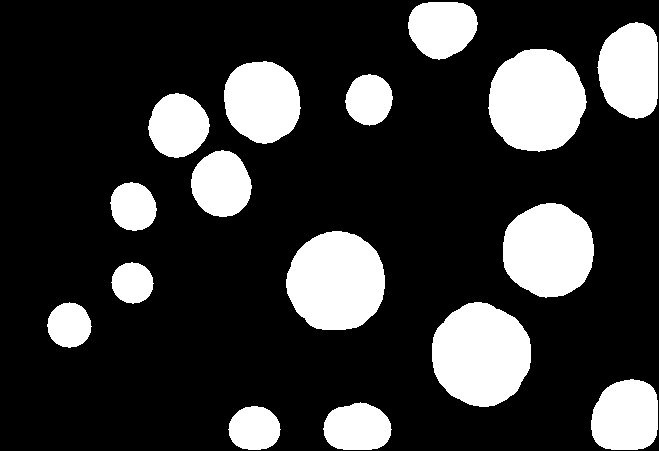
//> input picture imageProcessing/morphology/cell-c.png, 659 x 451 px
$ ./labeling-color cell-c.png difference.png difference.png   (built with g++ and OpenCV 4)
//> lines starting //> are read from the running program, lines starting //| are printed output that depends on the picture; after the words box and inside, x2 and y2 are one past the last pixel; in counts of white or black regions, pixels touching at a corner belong together
#include <iostream>
#include <cstdlib>

#include <opencv2/opencv.hpp>

using namespace cv;
using namespace std;

int
_find(int p, int* roots)
{
	while(roots[p] != p)
		p = roots[p];
	return p;
}

int
_union(int r0, int r1, int* roots)
{
	if(r0 == r1) return r0;
	if(r0 == -1) return r1;
	if(r1 == -1) return r0;
	if(r0 <	r1){
		roots[r1] = r0;
		return r0;
	}else{
		roots[r0]=r1;
		return r1;
	}
}

int
_add(int p, int r, int* roots)
{
	if(r==-1)
		roots[p]=p;
	else
		roots[p]=r;
	return roots[p];
}

void
process(const char* imsname, const char* regname, const char* colorname)
{
//> called with imsname = "cell-c.png", regname = "difference.png", colorname = "difference.png"
	Mat ims = imread(imsname,0);
//> ims: 451 rows x 659 cols, CV_8UC1; 21.7% white; 16 white regions, largest, box (x1, y1, x2, y2) and area: (432, 302, 531, 407) 8027, (488, 49, 587, 152) 7905, (286, 231, 385, 330) 7738
	if(!ims.data){
		cerr<<"Image not found, exit"<<endl;
		exit(EXIT_FAILURE);
  }

	//cvtColor(ims, ims, CV_BGR2GRAY);
	Mat imd_eq=ims.clone();
	equalizeHist(ims,imd_eq);

	threshold(imd_eq,imd_eq, 173, 255, 1);
	threshold(imd_eq,imd_eq, 0, 255, 1);

	Mat img_label_gray=imd_eq.clone();

	imwrite("cell-r.png",imd_eq);

	imwrite(regname,ims);
	imwrite(colorname,ims);

	int* roots = new int[ims.total()];
	int rows = ims.rows;
//> rows = 451
	int cols = ims.cols;
//> cols = 659
	int p = 0;
	int r = -1;
	uchar* ps = ims.data;

	for(int i=0; i<rows; i++){
		for(int j=0; j<cols; j++){
			r = -1;

			if( j>0 && (*(ps-1)==(*ps)) )
				r = _union( _find(p-1, roots), r, roots);

			if( (i>0 && j>0) && (*(ps-1-cols)==(*ps)) )
				r = _union( _find(p-1-cols, roots), r, roots);

			if( i>0 && (*(ps-cols) == (*ps)) )
				r = _union(_find(p-cols, roots), r, roots);

			if( (j<(cols-1) && i>0) && (*(ps+1-cols)==(*ps)) )
				r = _union(_find(p+1-cols, roots), r, roots);

			r = _add(p, r, roots);

			p++;
			ps++;
		}
	}
//> this loop made 451 passes
//> p on passes 1 to 3: 659, 1318, 1977
//> after the loop, r = 0; p = 297209

	for(p=0; p<rows*cols; p++){
		roots[p] = _find(p, roots);
	}

	int l=0;
	for(int i=0; i<rows; i++){
		for(int j=0; j<cols; j++){
			int p = i*cols+j;
			if(roots[p]==p)
				roots[p] = l++;
			else
				roots[p] = roots[roots[p]];
			img_label_gray.at<uchar>(i,j)=roots[p];
		}
	}
//> this loop made 451 passes
//> l on passes 1 to 3: 1, 1, 2
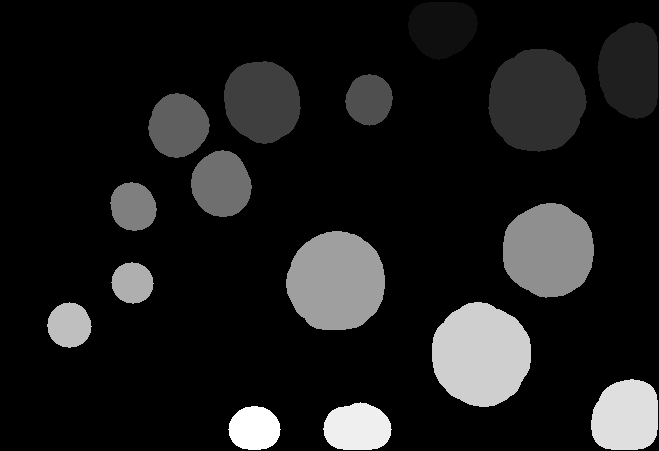
//> img_label_gray: 451 rows x 659 cols, CV_8UC1; min 0, max 16, mean 1.75; drawn with min black and max white
//> after the loop, l = 17; p = 297209

  Mat color_panel_r = Mat::zeros(1,l, CV_8UC1);
//> color_panel_r = 17 values from 0 to 0
	Mat color_panel_g = Mat::zeros(1,l, CV_8UC1);
//> color_panel_g = 17 values from 0 to 0
	Mat color_panel_b = Mat::zeros(1,l, CV_8UC1);
//> color_panel_b = 17 values from 0 to 0

	for(int u=0;u<l;u++)
	{
		int r = rand()%256;
		int g = rand()%256;
		int b = rand()%256;

  	color_panel_r.at<uchar>(0,u) = r;
		color_panel_g.at<uchar>(0,u) = g;
		color_panel_b.at<uchar>(0,u) = b;
  }
//> this loop made 17 passes

	//cout<<"labeling: "<< l << " components detected"<<endl;

	imshow("Image en niveau de gris",img_label_gray);
	Mat image_label_gray_eq=img_label_gray.clone();

	equalizeHist(image_label_gray_eq,image_label_gray_eq);

	imshow("Image en niveau de gris",image_label_gray_eq);
	imwrite(regname,image_label_gray_eq);
	Mat image_label_color=img_label_gray.clone();
	cvtColor(image_label_color, image_label_color, CV_GRAY2BGR);

	Vec3b color;

	for ( int j = 0; j < image_label_color.rows; ++j)
  {
    for ( int i = 0; i < image_label_color.cols; ++i)
      {
			color = image_label_color.at<Vec3b>(j,i);

			if(color != Vec3b(0,0,0))
			{
			  image_label_color.at<Vec3b>(j,i) = Vec3b((int)color_panel_b.at<uchar>(0,color.val[0]),(int)color_panel_g.at<uchar>(0,color.val[0]),(int)color_panel_r.at<uchar>(0,color.val[0]));
			}
		}
	}
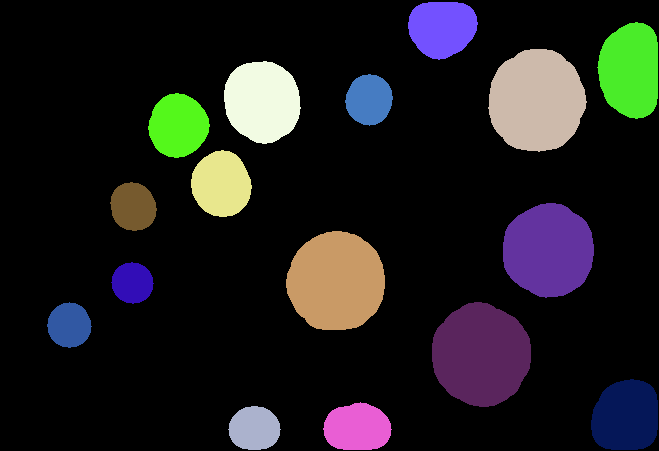
//> image_label_color: 451 rows x 659 cols, CV_8UC3; mean B, G, R 29.8, 29, 29.9

	imshow("Image en couleur",image_label_color);
	waitKey(0);

	delete [] roots;
	waitKey(0);
}

void
usage (const char *s)
{
	std::cerr<<"Usage: "<<s<<" ims regname colorname"<<std::endl;
	exit(EXIT_FAILURE);
}

#define param 3
int
main( int argc, char* argv[] )
{
	if(argc != (param+1))
		usage(argv[0]);
	process(argv[1],argv[2],argv[3]);
	return EXIT_SUCCESS;
}

$ run again, on imageProcessing/morphology/gear-res-color.png
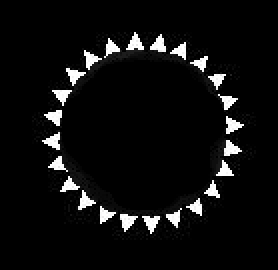
//> input picture imageProcessing/morphology/gear-res-color.png, 139 x 135 px (shown 2 times larger)
//> in process, ims is the input picture: 135 rows x 139 cols, CV_8UC1; min 0, max 255, mean 13.5
//> in process, `threshold(imd_eq,imd_eq, 173, 255, 1);`:
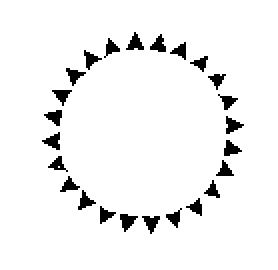
//> imd_eq: 135 rows x 139 cols, CV_8UC1 (shown 2 times larger); 95.1% white; 24 black regions, largest, box (x1, y1, x2, y2) and area: (60, 107, 69, 116) 45, (63, 16, 72, 25) 43, (113, 58, 122, 67) 43
//> the loop in process, `for(int i=0; i<rows; i++)` made 135 passes
//> p on passes 1 to 8: 139, 278, 417, 556, 695, 834, 973, 1112
//> after the loop in process, `for(int i=0; i<rows; i++)`: r = 0; p = 18765
//> the loop in process, `for(int i=0; i<rows; i++)` made 135 passes
//> l on passes 1 to 8: 1, 1, 1, 1, 1, 1, 1, 1
//> after the loop in process, `for(int i=0; i<rows; i++)`: l = 1840; p = 18765
//> in process, `Mat color_panel_r = Mat::zeros(1,l, CV_8UC1);`: color_panel_r = 1840 values from 0 to 0
//> after the loop in process, `for(int u=0;u<l;u++)`: color_panel_r = 1840 values, max 255 at index 205, min 0 at index 217, mean 127.5; color_panel_g = 1840 values, max 255 at index 398, min 0 at index 186, mean 125.5; color_panel_b = 1840 values, max 255 at index 1, min 0 at index 43, mean 125.6
//> image_label_gray_eq: 135 rows x 139 cols, CV_8UC1; min 0, max 255, mean 19.9
//> after the loop in process, `for ( int j = 0; j < image_label_color.rows; ++j)`:
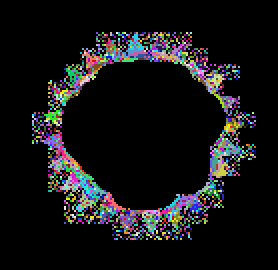
//> image_label_color: 135 rows x 139 cols, CV_8UC3 (shown 2 times larger); mean B, G, R 21.4, 20.3, 20.5

$ run again, on imageProcessing/morphology/gear-res.png
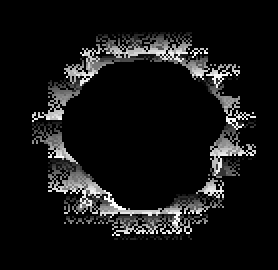
//> input picture imageProcessing/morphology/gear-res.png, 139 x 135 px (shown 2 times larger)
//> in process, ims is the input picture: 135 rows x 139 cols, CV_8UC1; min 0, max 255, mean 19.9
//> in process, `threshold(imd_eq,imd_eq, 173, 255, 1);`:
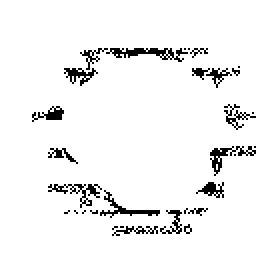
//> imd_eq: 135 rows x 139 cols, CV_8UC1 (shown 2 times larger); 95% white; black in thin lines or dots, all inside (x1, y1, x2, y2) = (16, 24, 128, 118)
//> the loop in process, `for(int i=0; i<rows; i++)` made 135 passes
//> p on passes 1 to 8: 139, 278, 417, 556, 695, 834, 973, 1112
//> after the loop in process, `for(int i=0; i<rows; i++)`: r = 0; p = 18765
//> the loop in process, `for(int i=0; i<rows; i++)` made 135 passes
//> l on passes 1 to 8: 1, 1, 1, 1, 1, 1, 1, 1
//> after the loop in process, `for(int i=0; i<rows; i++)`: l = 1657; p = 18765
//> in process, `Mat color_panel_r = Mat::zeros(1,l, CV_8UC1);`: color_panel_r = 1657 values from 0 to 0
//> after the loop in process, `for(int u=0;u<l;u++)`: color_panel_r = 1657 values, max 255 at index 205, min 0 at index 217, mean 126.7; color_panel_g = 1657 values, max 255 at index 398, min 0 at index 186, mean 125.1; color_panel_b = 1657 values, max 255 at index 1, min 0 at index 43, mean 127
//> image_label_gray_eq: 135 rows x 139 cols, CV_8UC1; min 0, max 255, mean 19.9
//> after the loop in process, `for ( int j = 0; j < image_label_color.rows; ++j)`:
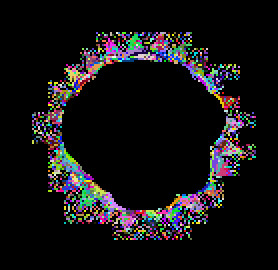
//> image_label_color: 135 rows x 139 cols, CV_8UC3 (shown 2 times larger); mean B, G, R 20.5, 19.1, 20.8

$ run again, on imageProcessing/morphology/gear.png
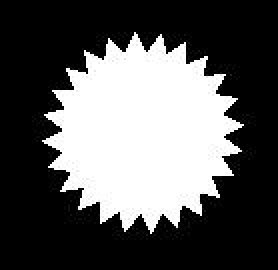
//> input picture imageProcessing/morphology/gear.png, 139 x 135 px (shown 2 times larger)
//> in process, ims is the input picture: 135 rows x 139 cols, CV_8UC1; min 0, max 255, mean 88.5
//> in process, `threshold(imd_eq,imd_eq, 173, 255, 1);`:
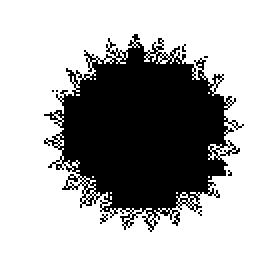
//> imd_eq: 135 rows x 139 cols, CV_8UC1 (shown 2 times larger); 69.9% white; 8 black regions (7 under 20 px), largest, box (x1, y1, x2, y2) and area: (22, 17, 122, 116) 5627
//> the loop in process, `for(int i=0; i<rows; i++)` made 135 passes
//> p on passes 1 to 8: 139, 278, 417, 556, 695, 834, 973, 1112
//> after the loop in process, `for(int i=0; i<rows; i++)`: r = 0; p = 18765
//> the loop in process, `for(int i=0; i<rows; i++)` made 135 passes
//> l on passes 1 to 8: 1, 1, 1, 1, 1, 1, 1, 1
//> after the loop in process, `for(int i=0; i<rows; i++)`: l = 1696; p = 18765
//> in process, `Mat color_panel_r = Mat::zeros(1,l, CV_8UC1);`: color_panel_r = 1696 values from 0 to 0
//> after the loop in process, `for(int u=0;u<l;u++)`: color_panel_r = 1696 values, max 255 at index 205, min 0 at index 217, mean 127.2; color_panel_g = 1696 values, max 255 at index 398, min 0 at index 186, mean 125.6; color_panel_b = 1696 values, max 255 at index 1, min 0 at index 43, mean 126.4
//> after the loop in process, `for ( int j = 0; j < image_label_color.rows; ++j)`:
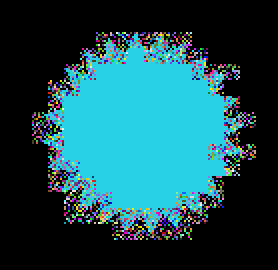
//> image_label_color: 135 rows x 139 cols, CV_8UC3 (shown 2 times larger); mean B, G, R 82.4, 75.3, 25.8
